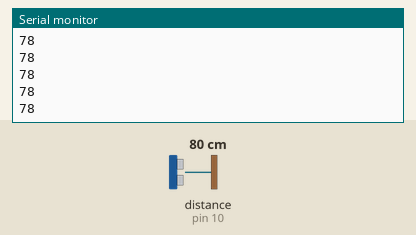
This sketch was run on a simulated Arduino Uno, built with avr-gcc and run on an emulated ATmega328P. Shown: the last lines printed to the serial monitor. Wiring (inferred from the names in the program): ultrasonic range finder: trigger pin 9; echo pin 10. Inputs (shaded band) come from the test bench; at power-on: distance to the obstacle (sensor on pin 10) 80 cm. The echo pulse lasts 58.3 µs per cm.

Above: at 1.2 s.
1.3 s: distance to the obstacle (sensor on pin 10) set to 2 cm
At 2.4 s:
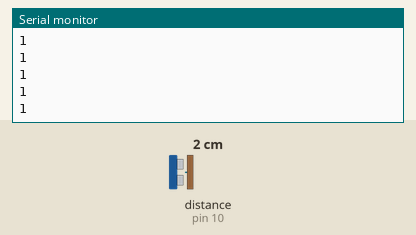
2.8 s: distance to the obstacle (sensor on pin 10) set to 4 cm
At 3.5 s:
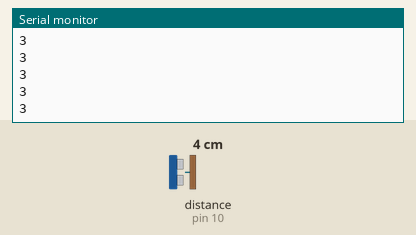
Timing chart, 0 to 5.8 s (numbered marks = the images above; inputs shaded):
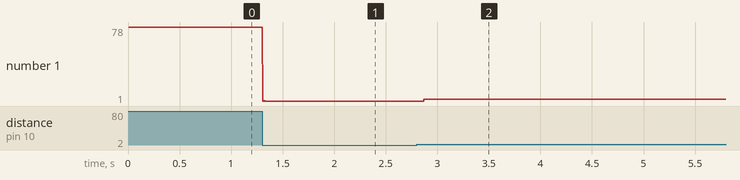

The sketch:

HC-SR04_distance_measuring.ino
```cpp
const int trigPin = 9;
const int echoPin = 10;
long duration ;
int distanceCm;

void setup() {
  // put your setup code here, to run once:
pinMode(trigPin,OUTPUT);
pinMode(echoPin,INPUT);
Serial.begin(9600);
}

void loop() {
  // put your main code here, to run repeatedly:
 digitalWrite(trigPin,LOW);
 delayMicroseconds(2);
 digitalWrite(trigPin,HIGH);
 delayMicroseconds(2);
 digitalWrite(trigPin,LOW);

 duration = pulseIn(echoPin,HIGH);
 distanceCm = duration*0.034/2;
 Serial.println(distanceCm);
}
```

Measured:
- after the input at 1.3 s, the serial monitor: prints a new line at once (image 1)
- after the input at 2.8 s, the serial monitor: prints a new line after 0.07 s (image 2)
- plotted number 1: 78 → 1 after the input at 1.3 s, 1 → 3 after the input at 2.8 s
